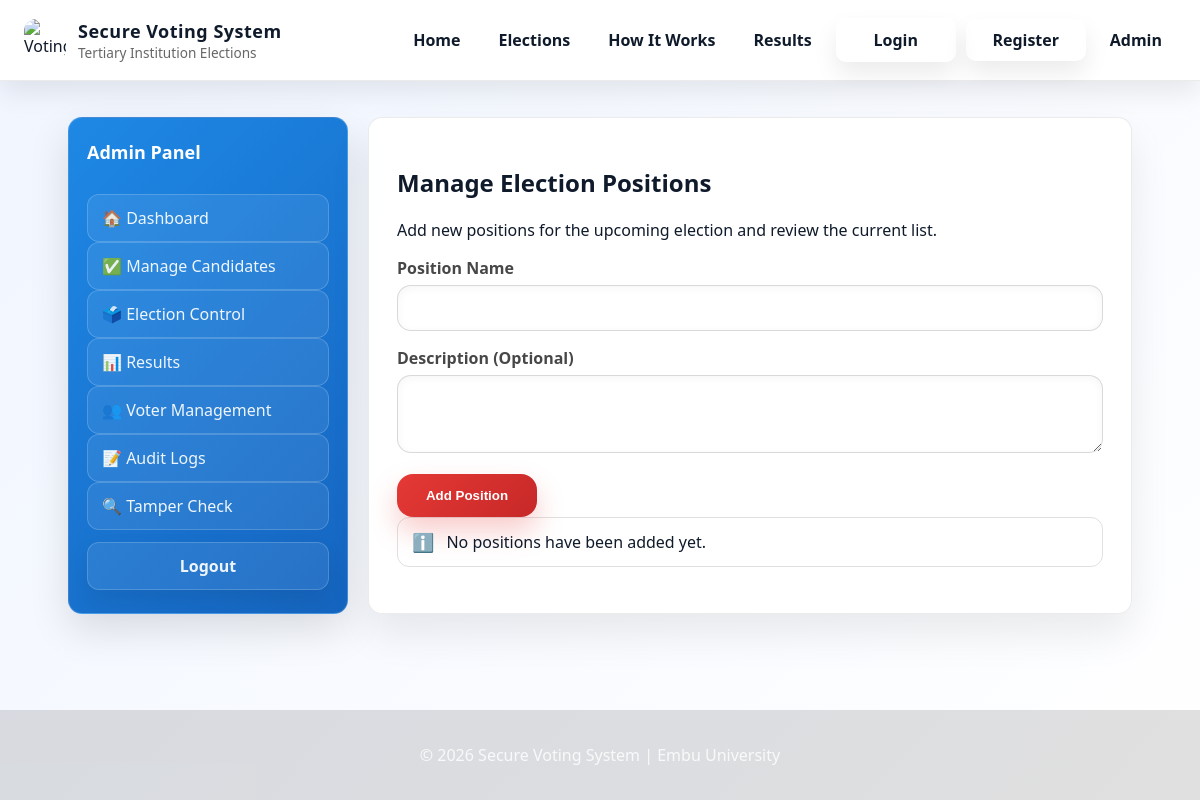
Before: /frontend/add_position.php (signed in) with the older database file.
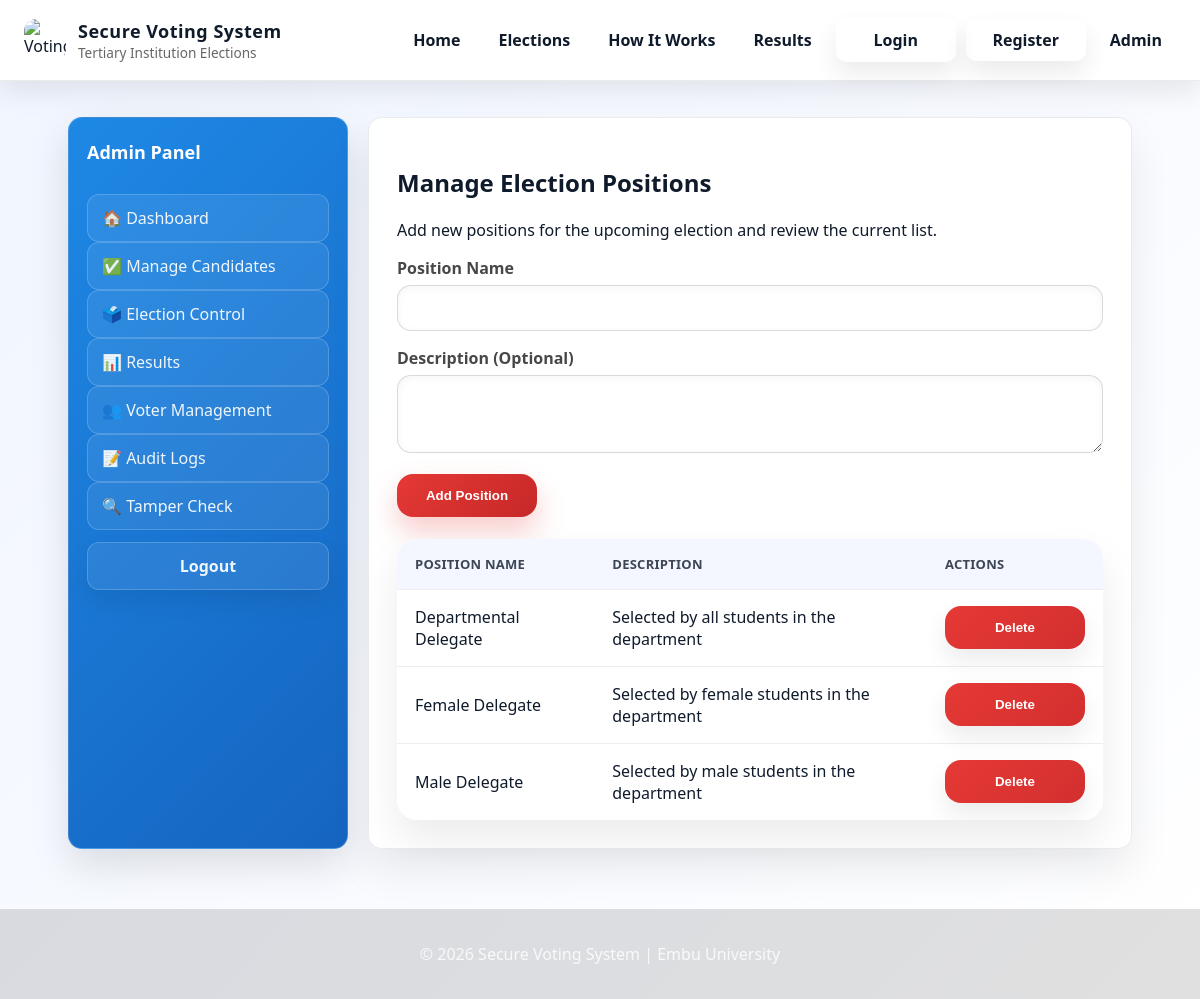
After: the same page with the newer database file.
### tables this page shows
CREATE TABLE positions (
    position_id INT PRIMARY KEY AUTO_INCREMENT,
    position_name VARCHAR(100) UNIQUE NOT NULL,
    description TEXT,
    created_at TIMESTAMP DEFAULT CURRENT_TIMESTAMP
);

### frontend/add_position.php (the view, shortened to what this page needs)
<?php
include '../backend/db.php';
$positions = [];
$res = $conn->query('SELECT position_id, position_name, description FROM positions ORDER BY position_name');
if ($res === false) {
    if (str_contains($conn->error, "doesn't exist")) {
        $positionsError = 'Database table `positions` does not exist. Please run the schema setup script or create the table manually.';
    } else {
        $positionsError = 'Unable to load positions: ' . htmlspecialchars($conn->error);
    }
} else {
    while ($row = $res->fetch_assoc()) {
        $positions[] = $row;
    }
}
?>
<?php include '../includes/header.php'; ?>
<div class="dashboard">
  <?php include '../includes/sidebar_admin.php'; ?>
  <section class="panel">
    <h2>Manage Election Positions</h2>
    <p>Add new positions for the upcoming election and review the current list.</p>
    <form action="/voting_system/backend/add_position.php" method="post">
      <div class="form-group">
        <label for="position_name">Position Name</label>
        <input id="position_name" class="form-control" type="text" name="position_name" required>
      </div>
      <div class="form-group">
        <label for="description">Description (Optional)</label>
        <textarea id="description" class="form-control" name="description" rows="3"></textarea>
      </div>
      <button class="button button-primary" type="submit">Add Position</button>
    </form>
    <?php if (!empty($positions)): ?>
      <table class="data-table" style="margin-top: 22px;">
        <thead>
          <tr>
            <th>Position Name</th>
            <th>Description</th>
            <th>Actions</th>
          </tr>
        </thead>
        <tbody>
          <?php foreach ($positions as $position): ?>
            <tr>
              <td><?= htmlspecialchars($position['position_name']) ?></td>
              <td><?= htmlspecialchars($position['description'] ?? '') ?></td>
              <td>
                <form action="/voting_system/backend/delete_position.php" method="post" style="display:inline;">
                  <button class="button button-danger" type="submit" onclick="return confirm('Delete this position and all related candidates/votes?');">Delete</button>
                </form>
              </td>
            </tr>
          <?php endforeach; ?>
        </tbody>
      </table>
    <?php else: ?>
      <div class="alert">
        <span class="icon">ℹ️</span>
        <span>No positions have been added yet.</span>
      </div>
    <?php endif; ?>
  </section>
</div>
<?php include '../includes/footer.php'; ?>

### includes/header.php (shortened to what this page needs)
<?php
$baseUrl = '/voting_system';
$isStudent = isset($_SESSION['student_id']);
$isAdmin = isset($_SESSION['admin']);
$activePage = basename($_SERVER['SCRIPT_NAME']);
function navActive(string $page): string {
    global $activePage;
    return $activePage === $page ? 'active' : '';
}
?>
<!DOCTYPE html>
<html lang="en">
<head>
    <link rel="stylesheet" type="text/css" href="<?= $baseUrl ?>/assets/css/style.css">
</head>
<body>
    <header class="site-header">
        <div class="site-brand">
            <img src="<?= $baseUrl ?>/assets/images/logo.png" alt="Voting System Logo">
            <div>
                <h1>Secure Voting System</h1>
                <p style="margin:0; font-size:0.85rem; color: rgba(0,0,0,0.6);">Tertiary Institution Elections</p>
            </div>
        </div>
        <nav class="site-nav">
            <a href="<?= $baseUrl ?>/index.php" class="<?= navActive('index.php') ?>">Home</a>
            <a href="<?= $baseUrl ?>/frontend/vote.php" class="<?= navActive('vote.php') ?>">Elections</a>
            <a href="#how" class="<?= $activePage === 'index.php' ? 'active' : '' ?>">How It Works</a>
            <a href="<?= $baseUrl ?>/frontend/results.php" class="<?= navActive('results.php') ?>">Results</a>
            <?php if ($isStudent): ?>
                <a href="<?= $baseUrl ?>/frontend/dashboard.php" class="<?= navActive('dashboard.php') ?>">Dashboard</a>
                <a href="<?= $baseUrl ?>/backend/logout.php" class="button button-secondary">Logout</a>
            <?php else: ?>
                <a href="<?= $baseUrl ?>/frontend/login.php" class="button button-secondary">Login</a>
                <a href="<?= $baseUrl ?>/frontend/register.php" class="button button-danger">Register</a>
            <?php endif; ?>
            <?php if ($isAdmin): ?>
                <a href="<?= $baseUrl ?>/frontend/admin_dashboard.php" class="<?= navActive('admin_dashboard.php') ?>">Admin</a>
            <?php else: ?>
                <a href="<?= $baseUrl ?>/frontend/admin_login.php" class="<?= navActive('admin_login.php') ?>">Admin</a>
            <?php endif; ?>
        </nav>
    </header>
    <main class="main">

### includes/sidebar_admin.php
<aside class="sidebar">
  <h3>Admin Panel</h3>
  <nav>
    <?php $current = basename($_SERVER['PHP_SELF']); ?>
    <a href="admin_dashboard.php" class="<?= $current === 'admin_dashboard.php' ? 'active' : '' ?>">🏠 Dashboard</a>
    <a href="add_candidate.php" class="<?= $current === 'add_candidate.php' ? 'active' : '' ?>">✅ Manage Candidates</a>
    <a href="add_election.php" class="<?= $current === 'add_election.php' ? 'active' : '' ?>">🗳️ Election Control</a>
    <a href="admin_results.php" class="<?= $current === 'admin_results.php' ? 'active' : '' ?>">📊 Results</a>
    <a href="voter_management.php" class="<?= $current === 'voter_management.php' ? 'active' : '' ?>">👥 Voter Management</a>
    <a href="view_audit.php" class="<?= $current === 'view_audit.php' ? 'active' : '' ?>">📝 Audit Logs</a>
    <a href="../backend/tamper_check.php" class="<?= $current === 'tamper_check.php' ? 'active' : '' ?>">🔍 Tamper Check</a>
    <a href="../backend/logout.php" class="button button-danger" style="margin-top: 12px;">Logout</a>
  </nav>
</aside>

### includes/footer.php (shortened to what this page needs)
    </main>
    <footer class="footer">
        <p>&copy; <?= date('Y'); ?> Secure Voting System | Embu University</p>
    </footer>
</body>
</html>

Changed rows visible on the page:
added positions: position_name "Departmental Delegate", description "Selected by all students in the department"
added positions: position_name "Female Delegate", description "Selected by female students in the department"
added positions: position_name "Male Delegate", description "Selected by male students in the department"
Other visible differences:
text no longer shown: "ℹ️ No positions have been added yet."
text now shown: "POSITION NAME DESCRIPTION ACTIONS"
